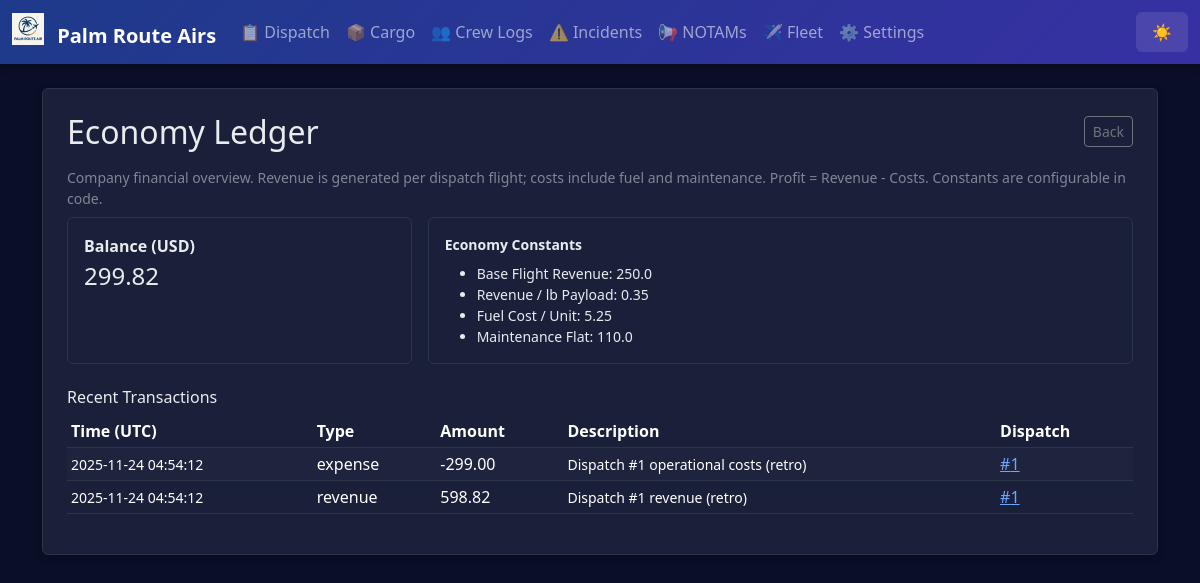
Page /economy on the committed database.
### app.py (models this page shows)
class AppSettings(db.Model):
    id = db.Column(db.Integer, primary_key=True)
    company_name = db.Column(db.String(100), default='Palm Route Air')
    logo_filename = db.Column(db.String(120))  # stored in static/logos/
    difficulty = db.Column(db.String(20), default='Normal')  # Easy, Normal, Hard, Realistic
    realism_fuel_variance = db.Column(db.Float, default=0.05)  # ±5% revenue jitter
    realism_destination_penalty = db.Column(db.Float, default=0.25)  # 25% penalty for missed destination
    currency_symbol = db.Column(db.String(5), default='$')
    distance_unit = db.Column(db.String(10), default='NM')  # NM or KM
    weight_unit = db.Column(db.String(10), default='lbs')  # lbs or kg

class CompanyAccount(db.Model):
    id = db.Column(db.Integer, primary_key=True)
    balance = db.Column(db.Float, default=0.0)
    currency = db.Column(db.String(10), default='USD')

class Transaction(db.Model):
    id = db.Column(db.Integer, primary_key=True)
    timestamp = db.Column(db.DateTime, default=datetime.datetime.utcnow)
    type = db.Column(db.String(20))  # 'revenue' or 'expense'
    amount = db.Column(db.Float)
    description = db.Column(db.String(200))
    dispatch_release_id = db.Column(db.Integer, db.ForeignKey('dispatch_release.id'))
    cargo_manifest_id = db.Column(db.Integer, db.ForeignKey('cargo_manifest.id'))
    crew_log_id = db.Column(db.Integer, db.ForeignKey('crew_log.id'))

### app.py (the view)
@app.route('/economy')
def economy_ledger():
    acct = CompanyAccount.query.first()
    txns = Transaction.query.order_by(Transaction.timestamp.desc()).limit(200).all()
    return render_template('economy_ledger.html', account=acct, transactions=txns, constants=ECONOMY_CONSTANTS)

### app.py (called while the page is built)
@app.context_processor
def inject_settings():
    try:
        settings = AppSettings.query.first()
        if not settings:
            settings = AppSettings(company_name='Palm Route Air')
    except:
        settings = None
    return dict(app_settings=settings)

### templates/economy_ledger.html
{% extends 'base.html' %}
{% block content %}
<div class="p-4 bg-white rounded shadow-sm">
  <div class="d-flex justify-content-between align-items-center mb-3">
    <h2 class="mb-0">Economy Ledger</h2>
    <a href="{{ url_for('index') }}" class="btn btn-outline-secondary btn-sm">Back</a>
  </div>
  <p class="text-muted small mb-2">Company financial overview. Revenue is generated per dispatch flight; costs include fuel and maintenance. Profit = Revenue - Costs. Constants are configurable in code.</p>
  <div class="row g-3 mb-3">
    <div class="col-md-4">
      <div class="border rounded p-3 h-100">
        <div class="fw-semibold">Balance ({{ account.currency }})</div>
        <div class="fs-4">{{ '%.2f'|format(account.balance) }}</div>
      </div>
    </div>
    <div class="col-md-8">
      <div class="border rounded p-3 h-100 small">
        <div class="fw-semibold mb-2">Economy Constants</div>
        <ul class="mb-0">
          <li>Base Flight Revenue: {{ constants.BASE_FLIGHT_REVENUE }}</li>
          <li>Revenue / lb Payload: {{ constants.REVENUE_PER_LB }}</li>
          <li>Fuel Cost / Unit: {{ constants.FUEL_COST_PER_UNIT }}</li>
          <li>Maintenance Flat: {{ constants.MAINTENANCE_FLAT }}</li>
        </ul>
      </div>
    </div>
  </div>
  <h3 class="h6 mt-4">Recent Transactions</h3>
  {% if transactions %}
  <div class="table-responsive">
    <table class="table table-sm table-striped align-middle">
      <thead>
        <tr><th>Time (UTC)</th><th>Type</th><th>Amount</th><th>Description</th><th>Dispatch</th></tr>
      </thead>
      <tbody>
        {% for t in transactions %}
        <tr>
          <td class="small">{{ t.timestamp.strftime('%Y-%m-%d %H:%M:%S') }}</td>
          <td>{{ t.type }}</td>
          <td>{% if t.type == 'expense' %}-{% endif %}{{ '%.2f'|format(t.amount) }}</td>
          <td class="small">{{ t.description }}</td>
          <td>{% if t.dispatch_release_id %}<a href="{{ url_for('dispatch_detail', id=t.dispatch_release_id) }}">#{{ t.dispatch_release_id }}</a>{% else %}—{% endif %}</td>
        </tr>
        {% endfor %}
      </tbody>
    </table>
  </div>
  {% else %}
    <p class="text-muted small">No transactions yet.</p>
  {% endif %}
</div>
{% endblock %}

### templates/base.html (shortened to what this page needs)
<!doctype html>
<html lang="en" data-bs-theme="dark">
  <head>
    <link href="https://cdn.jsdelivr.net/npm/bootstrap@5.3.3/dist/css/bootstrap.min.css" rel="stylesheet">
  </head>
  <body>
    <nav class="navbar navbar-expand-lg navbar-dark mb-4">
      <div class="container-fluid">
        <a class="navbar-brand fw-bold" href="{{ url_for('index') }}">
          {% if app_settings and app_settings.logo_filename %}
            <img src="{{ url_for('static', filename='logos/' + app_settings.logo_filename) }}" height="32" class="me-2" style="vertical-align: -0.125em;" alt="Logo">
          {% endif %}
          {{ app_settings.company_name if app_settings else 'Palm Route Air' }}
        </a>
        <div class="collapse navbar-collapse" id="navbarNav">
          <ul class="navbar-nav me-auto">
            <li class="nav-item"><a class="nav-link" href="{{ url_for('dispatch_history') }}">📋 Dispatch</a></li>
            <li class="nav-item"><a class="nav-link" href="{{ url_for('cargo_history') }}">📦 Cargo</a></li>
            <li class="nav-item"><a class="nav-link" href="{{ url_for('crew_history') }}">👥 Crew Logs</a></li>
            <li class="nav-item"><a class="nav-link" href="{{ url_for('incident_history') }}">⚠️ Incidents</a></li>
            <li class="nav-item"><a class="nav-link" href="{{ url_for('notams_history') }}">📢 NOTAMs</a></li>
            <li class="nav-item"><a class="nav-link" href="{{ url_for('fleet_history') }}">✈️ Fleet</a></li>
            <li class="nav-item"><a class="nav-link" href="{{ url_for('settings') }}">⚙️ Settings</a></li>
          </ul>
          <button class="theme-toggle text-white" onclick="toggleTheme()" title="Toggle theme">
            <span id="theme-icon">🌙</span>
          </button>
        </div>
      </div>
    </nav>
    <main class="container mb-5">
      {% block content %}{% endblock %}
    </main>
  </body>
</html>

### templates/base.html (style rules this page uses)
:root { --pra-primary: #0d6efd; --pra-secondary: #6c757d; --pra-success: #198754; --pra-danger: #dc3545; --pra-warning: #ffc107; --pra-info: #0dcaf0; }
[data-bs-theme="dark"] { --bs-body-bg: #0a0e27; --bs-body-color: #e9ecef; --bs-card-bg: #1a1f3a; --bs-border-color: #2d3548; --bs-emphasis-color: #ffffff; }
body { background: var(--bs-body-bg); color: var(--bs-body-color); transition: background-color 0.3s ease, color 0.3s ease; }
.bg-white, .bg-light { background-color: var(--bs-card-bg) !important; border-color: var(--bs-border-color); }
.navbar { background: linear-gradient(135deg, #1e3a8a 0%, #3730a3 100%) !important; box-shadow: 0 2px 8px rgba(0,0,0,0.3); }
.card, .shadow-sm, .rounded.shadow-sm { background-color: var(--bs-card-bg); border: 1px solid var(--bs-border-color); box-shadow: 0 2px 8px rgba(0,0,0,0.2) !important; }
.table { --bs-table-bg: transparent; --bs-table-striped-bg: rgba(255,255,255,0.02); --bs-table-hover-bg: rgba(255,255,255,0.04); }
.btn-outline-secondary, .btn-outline-primary, .btn-outline-warning, .btn-outline-info, .btn-outline-danger { border-width: 1.5px; }
.theme-toggle { cursor: pointer; padding: 0.5rem 1rem; border: none; background: rgba(255,255,255,0.1); border-radius: 0.375rem; transition: background 0.2s; }
.text-muted { opacity: 0.7; }

### rows in the picture
AppSettings: logo_filename (picture), company_name "Palm Route Airs"
CompanyAccount: currency "USD", balance "299.82"
Transaction: timestamp "2025-11-24 04:54:12", type "expense", amount "299.00", description "Dispatch #1 operational costs (retro)", dispatch_release_id "1"
Transaction: timestamp "2025-11-24 04:54:12", type "revenue", amount "598.82", description "Dispatch #1 revenue (retro)", dispatch_release_id "1"

### other values in the picture
{{ constants.BASE_FLIGHT_REVENUE }} "250.0"
{{ constants.REVENUE_PER_LB }} "0.35"
{{ constants.FUEL_COST_PER_UNIT }} "5.25"
{{ constants.MAINTENANCE_FLAT }} "110.0"
